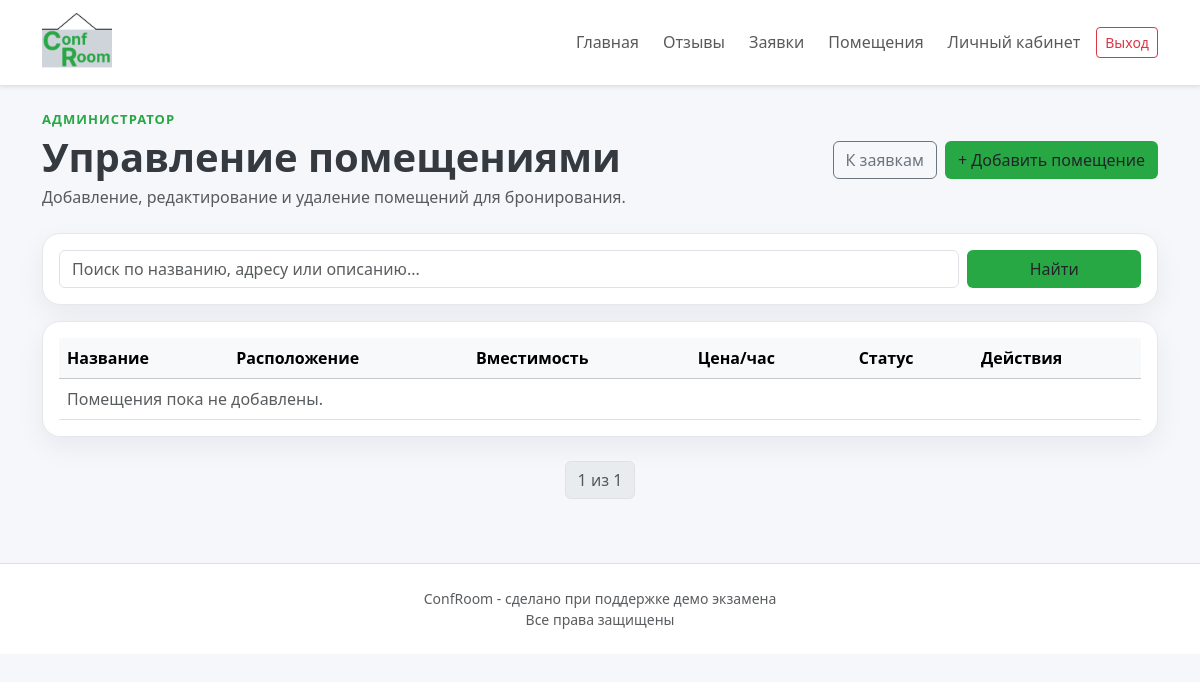
Page /panel/rooms/ (signed in) on the earlier database version.
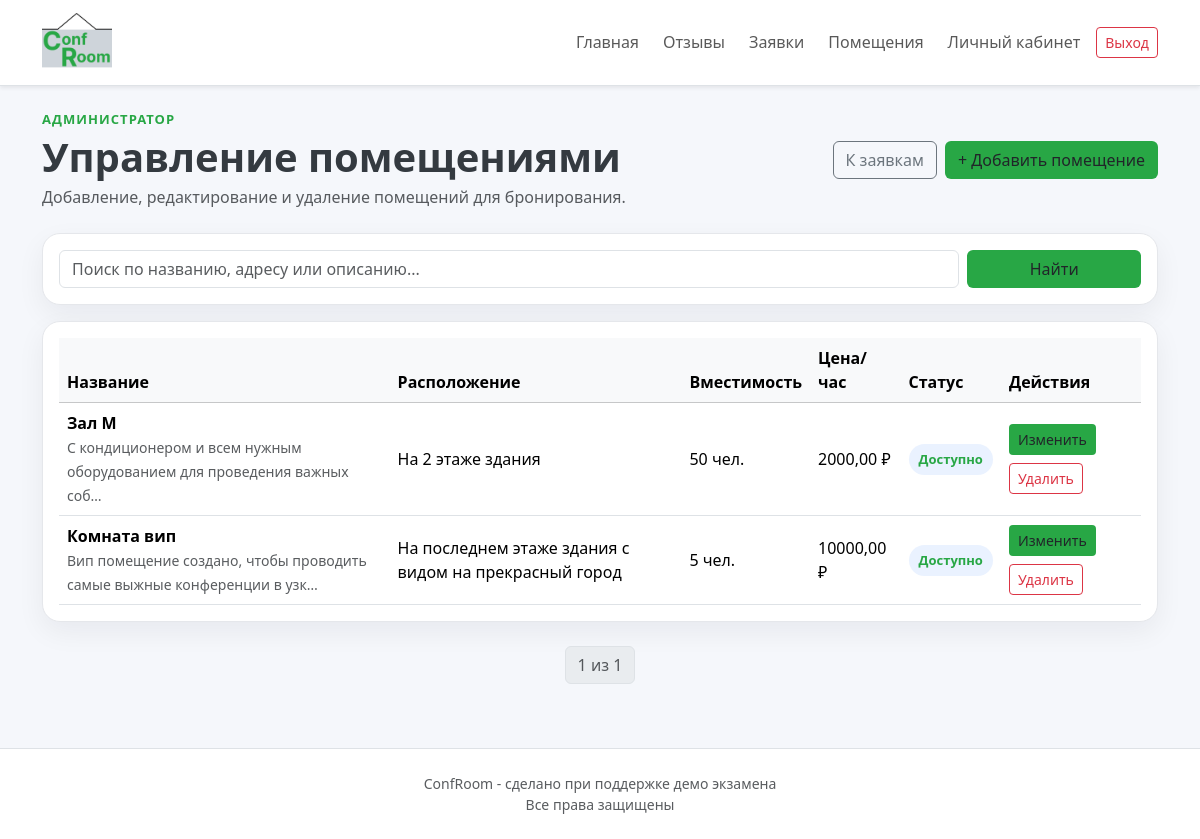
Same page on the later database version.
### booking/models.py (models this page shows, shortened)
class Room(models.Model):
    name = models.CharField('Название комнаты', max_length=120)
    capacity = models.PositiveIntegerField('Вместимость')
    location = models.TextField('Расроложение', max_length=120)
    description = models.TextField('Краткое описание', blank=True)
    price_per_hour = models.DecimalField('Цена за час аренды', max_digits=10, decimal_places=2)
    is_active = models.BooleanField('Доступность комнаты', default=True)
    class Meta:
        verbose_name = 'room'
        verbose_name_plural = 'rooms'
        ordering = ['name']

### booking/views.py (the view)
# urls.py: path('panel/rooms/', views.admin_room_list, name='admin_room_list'),
@user_passes_test(is_exam_admin)
def admin_room_list(request):
    query = request.GET.get('q', '')
    rooms = Room.objects.all()
    if query:
        rooms = rooms.filter(
            Q(name__icontains=query) |
            Q(location__icontains=query) |
            Q(description__icontains=query)
        )
    paginator = Paginator(rooms, 8)
    page_obj = paginator.get_page(request.GET.get('page'))
    return render(request, 'booking/admin_room_list.html', {
        'page_obj': page_obj,
        'query': query,
    })

### booking/views.py (called while the page is built)
def is_exam_admin(user):
    return user.is_authenticated and user.is_staff

### templates/booking/admin_room_list.html (shortened to what this page needs)
{% extends 'booking/base.html' %}
{% block content %}
<section class="d-flex flex-column flex-md-row justify-content-between align-items-md-center gap-3 mb-4">
  <div>
    <p class="eyebrow mb-1 custom-green">Администратор</p>
    <h1 class="fw-bold mb-1 dark-grey-txt">Управление помещениями</h1>
    <p class="text-muted mb-0">Добавление, редактирование и удаление помещений для бронирования.</p>
  </div>
  <div class="d-flex gap-2 flex-wrap">
    <a class="btn btn-outline-secondary" href="{% url 'admin_panel' %}">К заявкам</a>
    <a class="btn btn-custom-green" href="{% url 'admin_room_create' %}">+ Добавить помещение</a>
  </div>
</section>
<form method="get" class="filter-card p-3 mb-3">
  <div class="row g-2">
    <div class="col-md-10"><input class="form-control" name="q" placeholder="Поиск по названию, адресу или описанию..." value="{{ query }}"></div>
    <div class="col-md-2"><button class="btn btn-custom-green w-100">Найти</button></div>
  </div>
</form>
<div class="table-card p-3">
  <div class="table-responsive">
    <table class="table table-hover align-middle mb-0">
      <thead class="table-light">
        <tr>
          <th>Название</th>
          <th>Расположение</th>
          <th>Вместимость</th>
          <th>Цена/час</th>
          <th>Статус</th>
          <th>Действия</th>
        </tr>
      </thead>
      <tbody>
        {% for room in page_obj %}
        <tr>
          <td><strong>{{ room.name }}</strong><br><span class="text-muted small">{{ room.description|truncatechars:70 }}</span></td>
          <td>{{ room.location }}</td>
          <td>{{ room.capacity }} чел.</td>
          <td>{{ room.price_per_hour }} ₽</td>
          <td>
            {% if room.is_active %}
              <span class="status-badge custom-green">Доступно</span>
            {% else %}
              <span class="status-badge status-gray">Скрыто</span>
            {% endif %}
          </td>
          <td>
            <div class="d-flex gap-2 flex-wrap">
              <a class="btn btn-custom-green btn-sm" href="{% url 'admin_room_edit' room.pk %}">Изменить</a>
              <a class="btn btn-outline-danger btn-sm" href="{% url 'admin_room_delete' room.pk %}">Удалить</a>
            </div>
          </td>
        </tr>
        {% empty %}
        <tr><td colspan="6" class="text-muted">Помещения пока не добавлены.</td></tr>
        {% endfor %}
      </tbody>
    </table>
  </div>
</div>
<nav class="mt-4">
  <ul class="pagination justify-content-center">
    <li class="page-item disabled"><span class="page-link">{{ page_obj.number }} из {{ page_obj.paginator.num_pages }}</span></li>
  </ul>
</nav>
{% endblock %}

Differences in the rows shown:
added Room: name "Зал М", description "С кондиционером и всем нужным оборудованием для проведения важных соб…", location "На 2 этаже здания", capacity "50", price_per_hour "2000,00", is_active "Доступно"
added Room: name "Комната вип", description "Вип помещение создано, чтобы проводить самые выжные конференции в узк…", location "На последнем этаже здания с видом на прекрасный город", capacity "5", price_per_hour "10000,00", is_active "Доступно"
Other differences:
text no longer shown: "Помещения пока не добавлены."
